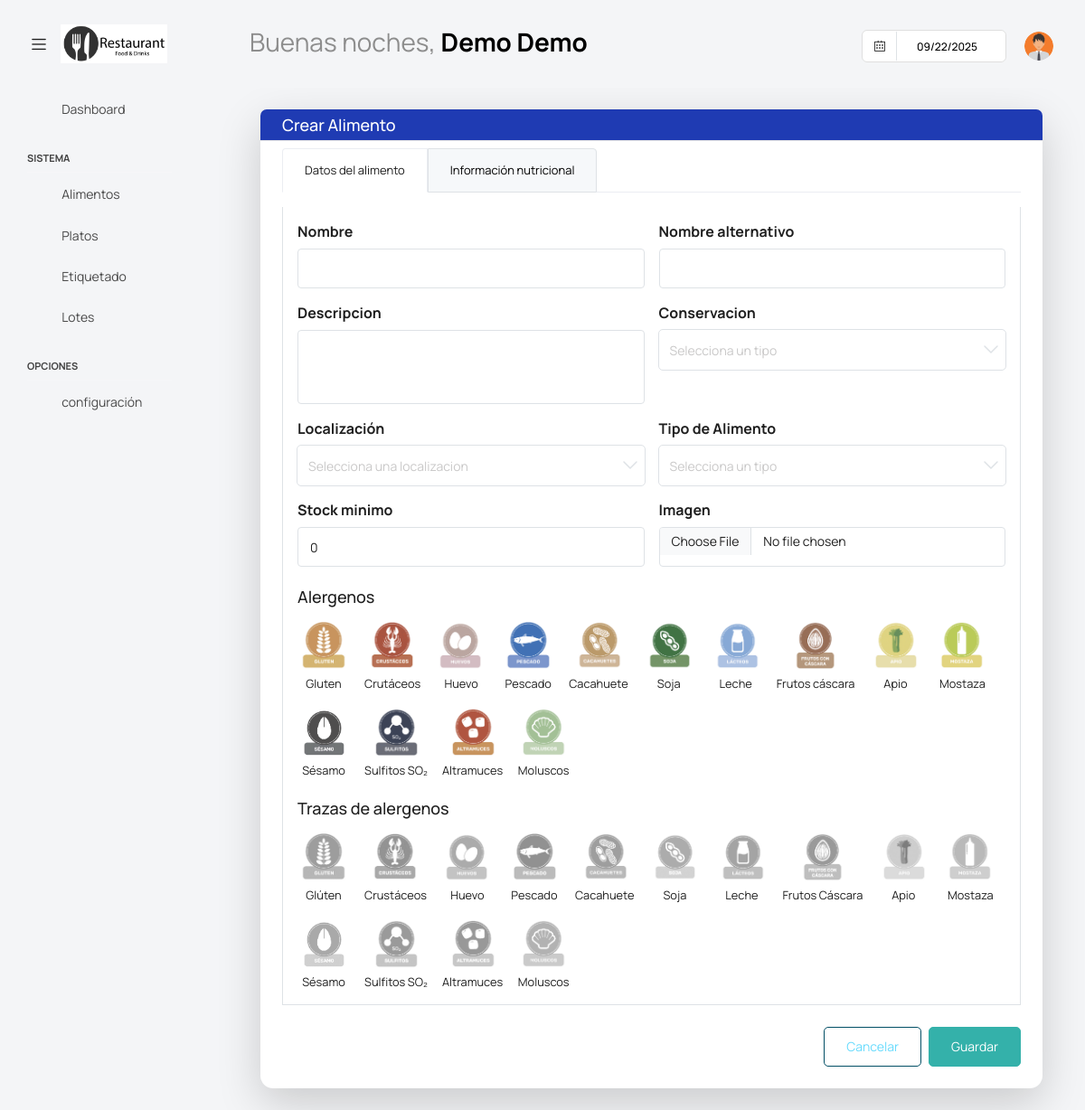
The app's page /dashuser/crear_alimento/ (signed in) with its own data.
### app/super/models.py (models this page shows, shortened)
class UserProfile(models.Model):
    centro = models.ForeignKey('Centros' ,on_delete=models.CASCADE, null=True, blank =True)
    user = models.OneToOneField(User, on_delete=models.CASCADE)
    username = models.CharField(max_length=100)
    password = models.CharField(max_length=100)
    nombre = models.CharField(max_length=100)
    apellidos = models.CharField(max_length=100)
    cargo = models.CharField(max_length=100, blank=True, null=True)
    imagen = models.ImageField(default='users/default.png', upload_to='users/', null=True, blank =True)
    estado =models.BooleanField(default=True)

### app/dashuser/models.py (models this page shows, shortened)
class localizacion  (ModeloBaseCentro):
    localizacion = models.CharField('Localización', max_length=100)
    estado = models. BooleanField(default=True)
    class Meta:
        verbose_name = 'Localización'
        verbose_name_plural = 'Localizaciones'
    def __str__(self):
        return f"{self.localizacion}"

class Alergenos(ModeloBaseCentro):
    nombre = models.CharField('Nombre', max_length=100)
    codigo = models.CharField(max_length=10, blank=True, null=True)
    imagen = models.ImageField(default='alergenos/default.jpg', upload_to='alergenos/', blank=True, null=True)
    estado = models. BooleanField(default=True)
    class Meta:
        verbose_name = 'Alergeno'
        verbose_name_plural = "Alergenos"
        unique_together = ('nombre', 'centro')  # Evitamos duplicados de alérgenos en el mismo centro

class Trazas(ModeloBaseCentro):
    nombre = models.CharField('Nombre', max_length=100)
    codigo = models.CharField(max_length=10, blank=True, null=True)
    imagen = models.ImageField(default='trazas/default.jpg', upload_to='trazas/', blank=True, null=True)
    estado = models. BooleanField(default=True)
    class Meta:
        verbose_name = 'Traza'
        verbose_name_plural = "Trazas"
        unique_together = ('nombre', 'centro')  # Evitamos duplicados de alérgenos en el mismo centro

### app/dashuser/views.py (the view, shortened to what this page needs)
# urls.py: path('crear_alimento/', AlimentoCreate.as_view(), name='AlimentoCreate'),
class AlimentoCreate(View):
    def get(self, request):
        alimento_form = AlimentoForm()
        nutricion_form = InformacionNutricionalForm()
        context = {
            'alimento_form': alimento_form,
            'nutricion_form': nutricion_form
        }
        context.update(datos_centro(request))  # añadimos el contexto extra
        return render(request, 'dashuser/crear_alimento.html', context)

### app/dashuser/forms.py
class InformacionNutricionalForm(forms.ModelForm):
    class Meta:
        model = InformacionNutricional
        fields = ['energia', 'hidratosdecarbono', 'proteinas', 'grasas_totales', 'azucares', 'sal', 'grasas_saturadas']
        widgets = {
            'energia': forms.NumberInput(attrs={"class": "form-control form-control-sm form-control-border"}),
            'hidratosdecarbono': forms.NumberInput(attrs={"class": "form-control form-control-sm form-control-border"}),
            'proteinas': forms.NumberInput(attrs={"class": "form-control form-control-sm form-control-border"}),
            'grasas_totales': forms.NumberInput(attrs={"class": "form-control form-control-sm form-control-border"}),
            'azucares': forms.NumberInput(attrs={"class": "form-control form-control-sm form-control-border"}),
            'sal': forms.NumberInput(attrs={"class": "form-control form-control-sm form-control-border"}),
            'grasas_saturadas': forms.NumberInput(attrs={"class": "form-control form-control-sm form-control-border"}),
        }
        exclude = ['alimento']

### app/dashuser/forms.py (called while the page is built)
    def label_from_instance(self, obj):
        return obj  # retorna el objeto completo, no un string

### app/dashuser/models.py (called while the page is built)
    def __str__(self):
        return f"{self.nombre}"

    def __str__(self):
        return f"{self.nombre}"

### templates/dashuser/crear_alimento.html (shortened to what this page needs)
{% extends "base.html" %}
{% load static %}
{% load form_tags %}
{% block content %}
<div class="content-wrapper py-4">
    <div class="container">
        <div class="card shadow-lg border-0">
            <div class="card-header bg-primary text-white">
                <h4 class="mb-0">
                     Crear Alimento
                </h4>
            </div>
            <div class="card-body">
                <form method="post" action="{% url 'dashuser:AlimentoCreate' %}" enctype="multipart/form-data">
                    <ul class="nav nav-tabs mb-3">
                        <li class="nav-item">
                            <button class="nav-link active" data-bs-toggle="tab" data-bs-target="#datos" type="button">Datos del alimento</button>
                        </li>
                        <li class="nav-item">
                            <button class="nav-link" data-bs-toggle="tab" data-bs-target="#nutricion" type="button">Información nutricional</button>
                        </li>
                    </ul>
                    <div class="tab-content">
                        <div class="tab-pane fade show active" id="datos">
                            <div class="row g-3">
                                {% for field in alimento_form %}
                                    {% if field.name != 'alergenos' and field.name != 'trazas' %}
                                    <div class="col-md-6">
                                        <label class="form-label fw-bold">{{ field.label }}</label>
                                        {{ field }}
                                    </div>
                                    {% endif %}
                                {% endfor %}
                            </div>
                            <h4 class="mt-4 mb-3">Alergenos</h4>
                            <div class="d-flex flex-wrap gap-3">
                                {% for choice in alimento_form.alergenos %}
                                    {% with alergeno=choice.choice_label %}
                                    <label class="alergeno-checkbox">
                                        <img src="{{ alergeno.imagen.url }}" alt="{{ alergeno.nombre }}">
                                        <span>{{ alergeno.nombre }}</span>
                                    </label>
                                    {% endwith %}
                                {% endfor %}
                            </div>
                            <h4 class="mt-4 mb-3">Trazas de alergenos</h4>
                            <div class="d-flex flex-wrap gap-3">
                                {% for choice in alimento_form.trazas %}
                                    {% with traza=choice.choice_label %}
                                    <label class="alergeno-checkbox">
                                        <img src="{{ traza.imagen.url }}" alt="{{ traza.nombre }}">
                                        <span>{{ traza.nombre }}</span>
                                    </label>
                                    {% endwith %}
                                {% endfor %}
                            </div>
                        </div>
                    </div>
                    <div class="mt-4 d-flex justify-content-end">
                        <a href="{% url 'dashuser:AlimentoList' %}" class="btn btn-outline-secondary me-2">
                             Cancelar
                        </a>
                        <button type="submit" class="btn btn-success">
                             Guardar
                        </button>
                    </div>
                </form>
            </div>
        </div>
    </div>
</div>
{% endblock %}

### templates/base.html (shortened to what this page needs)
{% load static %}
<html lang="es">
<head>
  <link href={% static "vendor/feather/feather.css" %} rel="stylesheet">
  <link href={% static "vendor/mdi/css/materialdesignicons.min.css" %} rel="stylesheet">
  <link href={% static "vendor/ti-icons/css/themify-icons.css" %} rel="stylesheet">
  <link href={% static "vendor/font-awesome/css/font-awesome.min.css" %} rel="stylesheet">
  <link href={% static "vendor/typicons/typicons.css" %} rel="stylesheet">
  <link href={% static "vendor/simple-line-icons/css/simple-line-icons.css" %} rel="stylesheet">
  <link href={% static "vendor/css/vendor.bundle.base.css" %} rel="stylesheet">
  <link href={% static "vendor/bootstrap-datepicker/bootstrap-datepicker.min.css" %} rel="stylesheet">
  <link href={% static "js/select.dataTables.min.css" %} rel="stylesheet" type="text/css" >
  <link rel="stylesheet" href={% static "css/style.css" %}>
</head>
  <body class="with-welcome-text">
    <div class="container-scroller">
      <nav class="navbar default-layout col-lg-12 col-12 p-0 fixed-top d-flex align-items-top flex-row">
        <div class="text-center navbar-brand-wrapper d-flex align-items-center justify-content-start">
          <div class="me-3">
            <button class="navbar-toggler navbar-toggler align-self-center" type="button" data-bs-toggle="minimize">
              <span class="icon-menu"></span>
            </button>
          </div>
          <div>
            <a class="navbar-brand brand-logo" href="index.html">
              <img src="{{ imagen_centro_url }}" style="width:150px !important; height:auto;" alt="{{ centro.nombre }}">
            </a>
          </div>
        </div>
        <div class="navbar-menu-wrapper d-flex align-items-top">
          <ul class="navbar-nav">
            <li class="nav-item fw-semibold d-none d-lg-block ms-0">
              <h1 class="welcome-text">{{ saludo }}, <span class="text-black fw-bold">{{ nombre }} {{ apellidos }}</span></h1>
          </ul>
          <ul class="navbar-nav ms-auto">
            <li class="nav-item d-none d-lg-block">
              <div id="datepicker-popup" class="input-group date datepicker navbar-date-picker">
                <span class="input-group-addon input-group-prepend border-right">
                  <span class="icon-calendar input-group-text calendar-icon"></span>
                </span>
                <input type="text" class="form-control">
              </div>
            </li>
            <li class="nav-item dropdown d-none d-lg-block user-dropdown">
              <a class="nav-link" id="UserDropdown" href="#" data-bs-toggle="dropdown" aria-expanded="false">
                <img class="img-xs rounded-circle" src="{{ imagen_user_url }}" alt="Profile image"> </a>
            </li>
          </ul>
        </div>
      </nav>
    <div class="container-fluid page-body-wrapper">
      <nav class="sidebar sidebar-offcanvas" id="sidebar">
        <ul class="nav">
          <li class="nav-item">
            <a class="nav-link" href="{% url 'dashuser:home' %}">
              <i class="mdi mdi-grid-large menu-icon"></i>
              <span class="menu-title">Dashboard</span>
            </a>
          </li>
          <li class="nav-item nav-category">Sistema</li>
            <li class="nav-item">
              <a class="nav-link" href="{% url 'dashuser:AlimentoList' %}">
                <i class="menu-icon mdi mdi-food-variant"></i>
                <span class="menu-title">Alimentos</span>
              </a>
            </li>
            <li class="nav-item">
              <a class="nav-link" href="{% url 'platos:PlatoList' %}">
                <i class="menu-icon mdi mdi-food-turkey"></i>
                <span class="menu-title">Platos</span>
              </a>
            </li>
            <li class="nav-item">
              <a class="nav-link" href="{% url 'platos:generar_etiqueta' %}">
                <i class="menu-icon mdi mdi-tag"></i>
                <span class="menu-title">Etiquetado</span>
              </a>
            </li>
            <li class="nav-item">
              <a class="nav-link" href="{% url 'platos:LotesResumenListView' %}">
                <i class="menu-icon mdi mdi-package-variant"></i>
                <span class="menu-title">Lotes</span>
              </a>
            </li>
          <li class="nav-item nav-category">Opciones</li>
            <li class="nav-item">
              <a class="nav-link" data-bs-toggle="collapse" href="#confi" aria-expanded="false" aria-controls="confi">
                <i class="menu-icon mdi mdi-filter"></i>
                <span class="menu-title">configuración</span>
                <i class="menu-arrow"></i>
              </a>
            </li>
        </ul>
      </nav>
      <div class="main-panel">
          {% block content %}
          {% endblock content %}
      </div>
  </div>
</body>
</html>

### templates/dashuser/crear_alimento.html (style rules this page uses)
.alergeno-checkbox { display: flex; flex-direction: column; align-items: center; cursor: pointer; position: relative; }
.alergeno-checkbox img { width: 58px; height: 58px; object-fit: cover; border: 2px solid transparent; border-radius: 8px; transition: all 0.2s ease-in-out; }
.alergeno-checkbox span { font-size: 0.8rem; margin-top: 4px; }

### records on screen
UserProfile: nombre "Demo", apellidos "Demo"
localizacion: alimento_form "Selecciona una localizacion"
Alergenos: imagen (picture), nombre "Gluten"
Alergenos: imagen (picture), nombre "Crutáceos"
Alergenos: imagen (picture), nombre "Huevo"
Alergenos: imagen (picture), nombre "Pescado"
Alergenos: imagen (picture), nombre "Cacahuete"
Alergenos: imagen (picture), nombre "Soja"
Alergenos: imagen (picture), nombre "Leche"
Alergenos: imagen (picture), nombre "Frutos cáscara"
Alergenos: imagen (picture), nombre "Apio"
Alergenos: imagen (picture), nombre "Mostaza"
Alergenos: imagen (picture), nombre "Sésamo"
Alergenos: imagen (picture), nombre "Sulfitos SO₂"
Alergenos: imagen (picture), nombre "Altramuces"
Alergenos: imagen (picture), nombre "Moluscos"
Trazas: imagen (picture), nombre "Glúten"
Trazas: imagen (picture), nombre "Crustáceos"
Trazas: imagen (picture), nombre "Huevo"
Trazas: imagen (picture), nombre "Pescado"
Trazas: imagen (picture), nombre "Cacahuete"
Trazas: imagen (picture), nombre "Soja"
Trazas: imagen (picture), nombre "Leche"
Trazas: imagen (picture), nombre "Frutos Cáscara"
Trazas: imagen (picture), nombre "Apio"
Trazas: imagen (picture), nombre "Mostaza"
Trazas: imagen (picture), nombre "Sésamo"
Trazas: imagen (picture), nombre "Sulfitos SO₂"
Trazas: imagen (picture), nombre "Altramuces"
Trazas: imagen (picture), nombre "Moluscos"

### other values on screen
{{ saludo }} "Buenas noches"
{{ field.label }} "Nombre" "Nombre alternativo" "Descripcion" "Conservacion" "Localización" "Tipo de Alimento" "Stock minimo" "Imagen"
